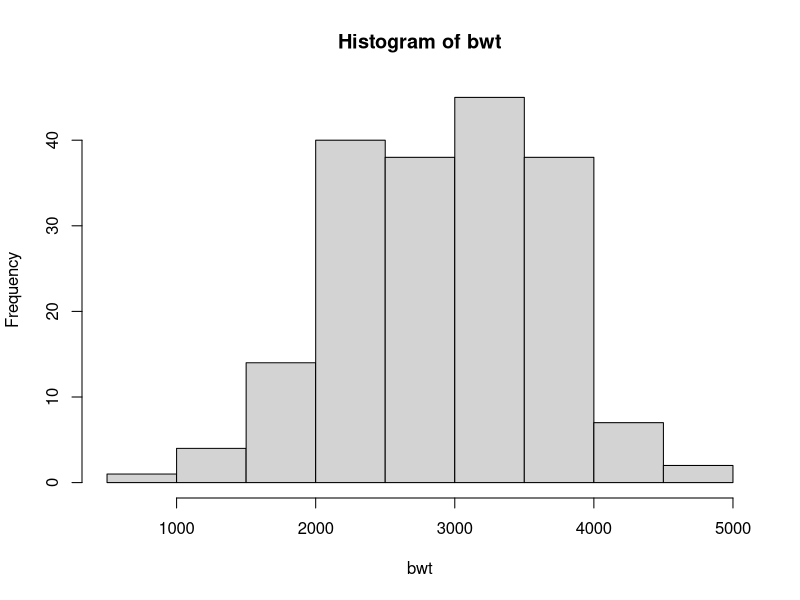
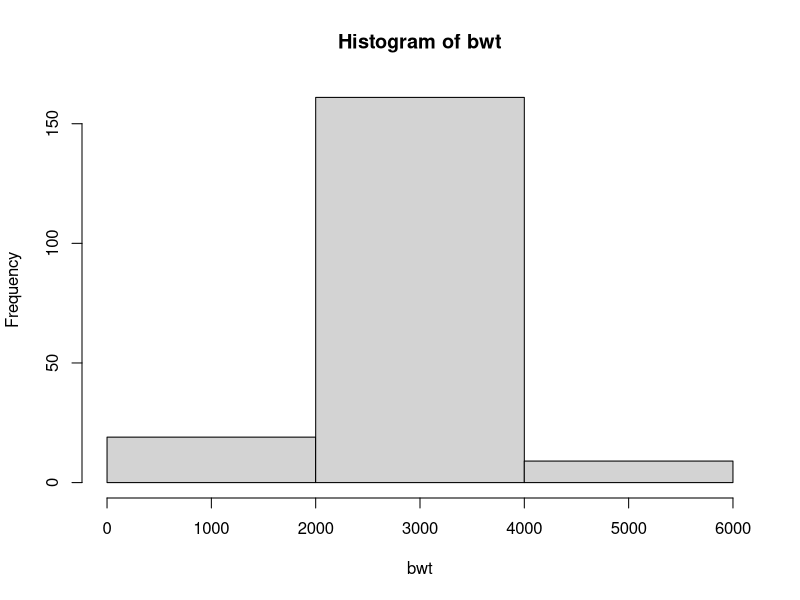
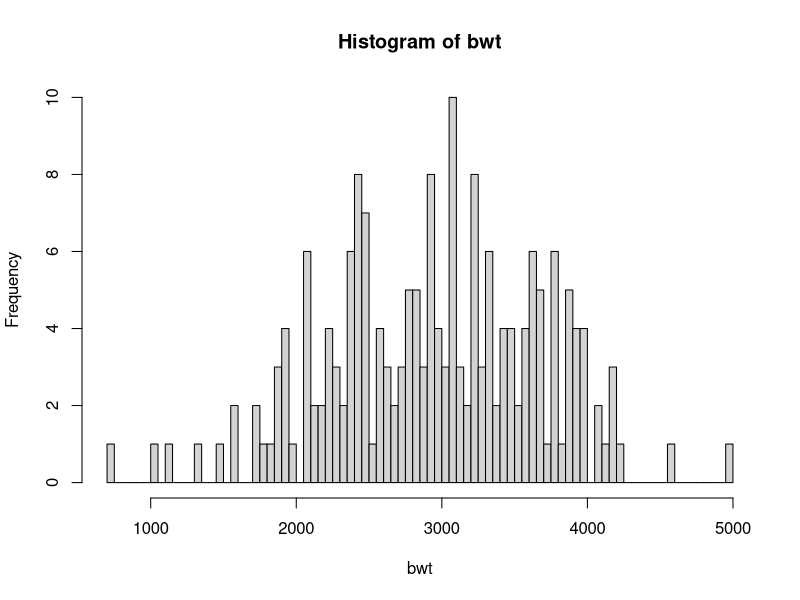
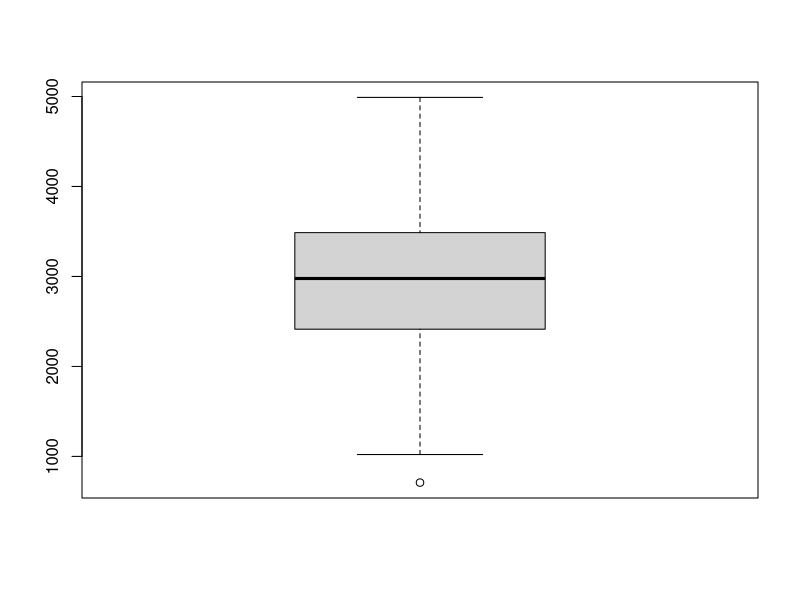
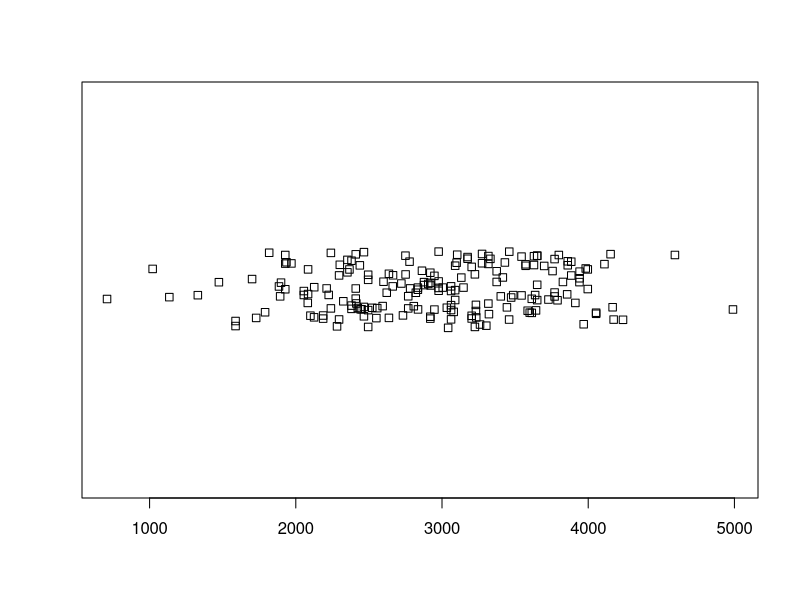
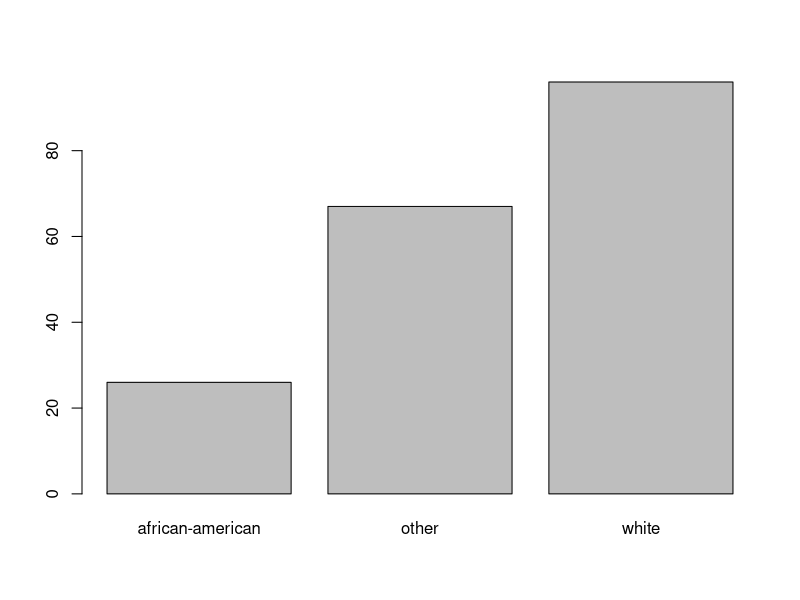
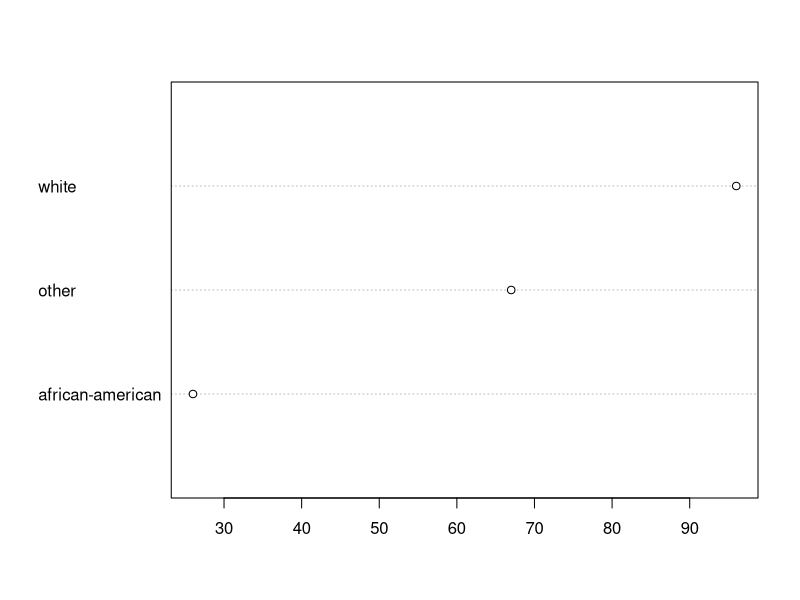
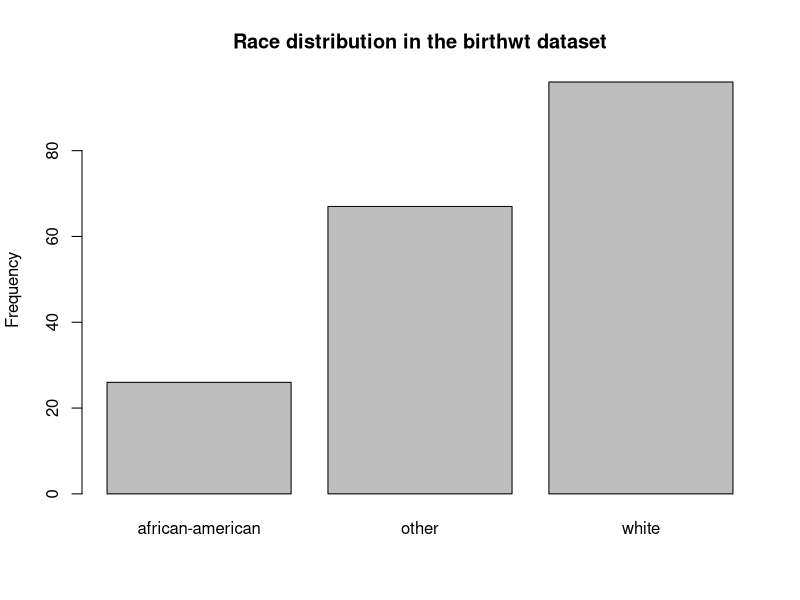

Write the R code that produced these figures, in order. (Note: this script raises an error after producing the figures.)
## ---- chunk 1
birthwt <- read.csv("birthwt.csv")
## ---- chunk 2
summary(birthwt)
## ---- chunk 3
bwt <- birthwt$bwt
## ---- chunk 4
mean(bwt)
median(bwt)
## ---- chunk 5
sd(bwt)       # (empirical) standard deviation
var(bwt)      # (empirical) variance
range(bwt)    # c(min(x), max(x))
IQR(bwt)      # interquartile range
## ---- chunk 6
quantile(bwt)                       # default: quartiles 
quantile(bwt, probs = c(0.2,0.8))
## ---- chunk 7
cv <- sd(bwt)/mean(bwt)
cv
## ---- chunk 8
hist(bwt)                # default intervals
hist(bwt, breaks = 2)    # coarser intervals
hist(bwt, breaks = 100)  # finer intervals
## ---- chunk 9
boxplot(bwt)
## ---- chunk 10
stripchart(bwt, method = "jitter")
## ---- chunk 11
race <- birthwt$race
table(race)                 # absolute frequencies
table(race)/length(race)    # relative frequencies
barplot(table(race))
dotchart(table(race))
## ---- chunk 12
var(birthwt$ftv)/mean(birthwt$ftv)
## ---- chunk 13
barplot(table(race), ylab = "Frequency", main = "Race distribution in the birthwt dataset")
hist(bwt, xlab = "Infant birthweight in [g]", main =  "")
## ---- chunk 14
hist(birthwt$age, xlab = "Age of mother in years", main = "")
hist(birthwt$lwt, xlab = "Weight of mother in pounds", main = "")
barplot(table(birthwt$race), xlab = "Mother's race")
barplot(table(birthwt$smoke), xlab = "Did the mother smoke during pregnancy?")
barplot(table(birthwt$ht), xlab = "Mother with history of hypertension?")
barplot(table(birthwt$ftv), xlab = "Frequency of physician visits in first trimester")
hist(birthwt$bwt, xlab = "Birthweight in grams", main = "")
## ---- chunk 15
plot(birthwt$age, birthwt$bwt)
## ---- chunk 16
cor(birthwt$age, birthwt$bwt)
## ---- chunk 17
boxplot(bwt ~ race)
stripchart(bwt ~ race, method = "jitter")
## ---- chunk 18
(tab <- table(ht=birthwt$ht, smoke=birthwt$smoke))
## ---- chunk 19
mosaicplot(tab)
## ---- chunk 20
colnames(tab) <- paste0('smoke: ', colnames(tab))
rownames(tab) <- paste0('ht: ', rownames(tab))
dotchart(tab)
## ---- chunk 21
library(ggplot2)
ggplot(birthwt) + geom_bar(aes(x=smoke, fill = ht))
## ---- chunk 22
table(race=birthwt$race,ht=birthwt$ht)
boxplot(birthwt$age~birthwt$smoke)
plot(birthwt$ftv,birthwt$lwt, xlab = "Number of first trimester visits",
     ylab = "Mother's body weight in pounds")
## ---- chunk 23
animals <- MASS::Animals
plot(animals$body,animals$brain)
plot(animals$body,animals$brain, log = "xy")
## ---- chunk 24
subset(birthwt, ht == "yes")
## ---- chunk 25
idx <- findInterval(birthwt$ftv, c(-0.5,0.5,1.5)) 
catftv <- factor(c("never","once","several")[idx], ordered = TRUE)
head(catftv)
## ---- chunk 26
plot(birthwt[c('bwt','lwt','age')])
## ---- chunk 27
plot(birthwt$age,birthwt$bwt, 
     col = birthwt$race, 
     pch = as.numeric(birthwt$race),
     xlab = "Mother's age in years",
     ylab = "Birthweight in grams")
legend("bottomright", legend = unique(as.character(birthwt$race)), 
       col = unique(birthwt$race), 
       pch = unique(as.numeric(birthwt$race)))
## ---- chunk 28
ggplot(birthwt, aes(x=smoke, y=bwt)) + facet_wrap("race") + geom_boxplot()
## ---- chunk 29
table(race=birthwt$race, smoke=birthwt$smoke, ht=birthwt$ht)
## ---- chunk 30
ggplot(Indometh, aes(x=time,y=conc,group=Subject)) + geom_line() + geom_point()
## ---- chunk 31
    plot(birthwt$lwt, birthwt$bwt, col = birthwt$smoke, 
         xlab = "Mother's weight in pounds",
         ylab = "Birth weight in grams",
         main = "Stratification by smoking status")
    legend("bottomright", legend = unique(as.character(birthwt$smoke)), 
           col = unique(as.numeric(birthwt$smoke)), pch = 1)
## ---- chunk 32
    smok <- subset(birthwt, smoke == "yes")
    plot(smok$age, smok$bwt, xlab = "Mother's age in years",
         ylab = "Birth weight in grams",
         main = "Association for smoking mothers")
## ---- chunk 33
    cpx <- subset(birthwt, ftv == 0 & age > 30)
    boxplot(cpx$bwt ~ cpx$smoke, xlab = "Smoking status during pregnancy",
            main = "Mothers over 30 without first trimester visit")
